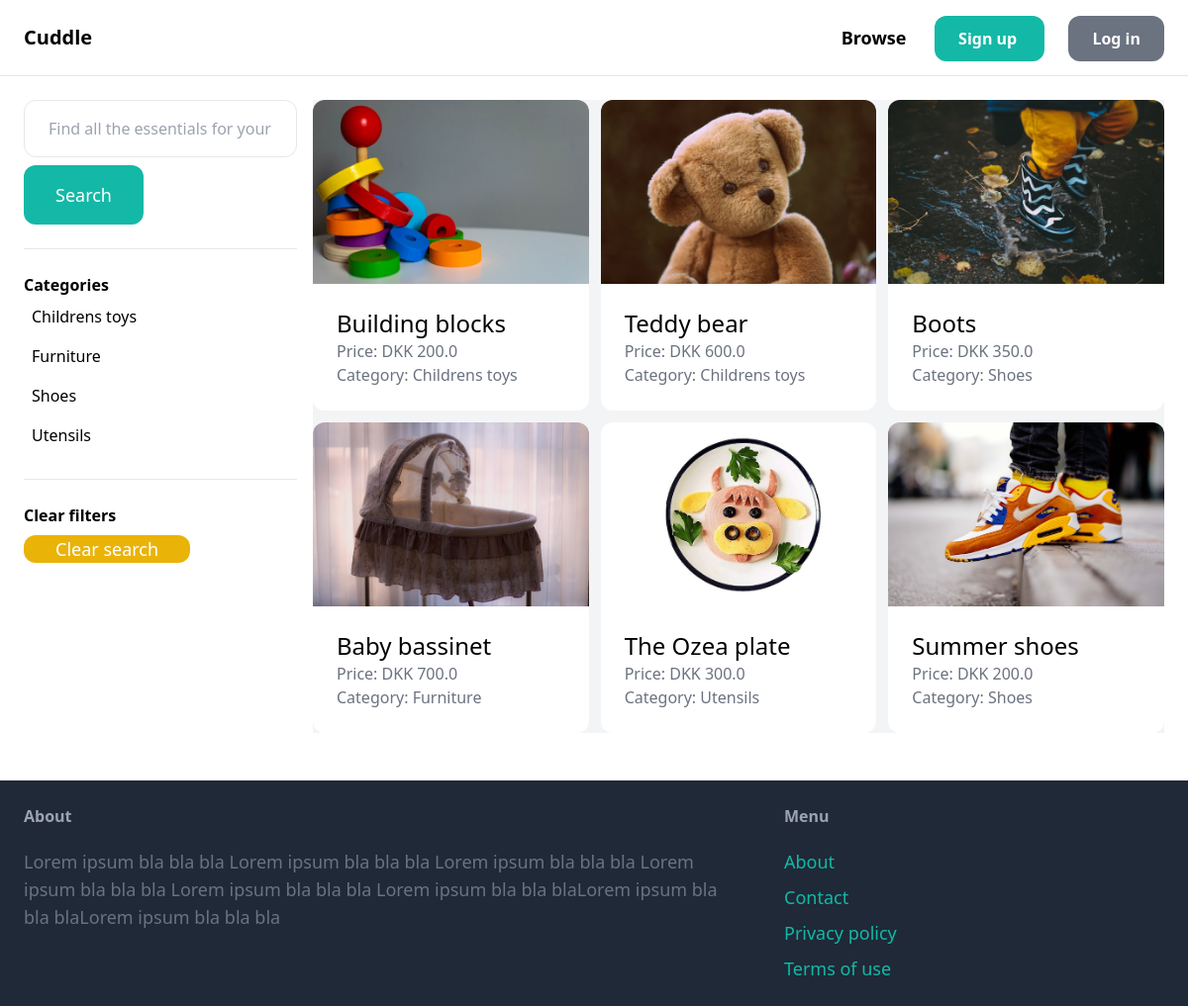
The app's page /items/ with its own data.
### item/models.py (models this page shows, shortened)
class Category(models.Model):
    name = models.CharField(max_length=255)
    class Meta:
        ordering = ('name',)
        verbose_name_plural = 'Categories'
    def __str__(self):
        return self.name

class item(models.Model):
    name = models.CharField(max_length=255)
    description = models.TextField(blank=True, null=True)
    price = models.FloatField()
    image = models.ImageField(upload_to='item_images',blank=True, null=True)
    is_sold = models.BooleanField(default=False)
    created_at = models.DateTimeField(auto_now_add=True)
    created_by = models.ForeignKey(User, related_name='items', on_delete=models.CASCADE)
    category = models.ForeignKey(Category, related_name='items', on_delete=models.CASCADE)

### item/views.py (the view)
# urls.py: path('items/', include('item.urls')),
def items(request):
     query = request.GET.get('query', '')
     category_id = request.GET.get('category', 0)
     items = item.objects.filter(is_sold=False)
     categories = Category.objects.all()
     if category_id:
          items = items.filter(category_id = category_id)
     if query:
          items = items.filter(Q( name__icontains = query)| Q(description__icontains = query))
     return render(request, 'items.html', {
          'items': items,
          'title': 'Browse Items',
          'query': query,
          'categories': categories,
          'category_id': int(category_id),
     })

### item/templates/items.html (shortened to what this page needs)
{% extends 'base.html' %}
{% block content %}
    <div class= "pb-6 grid grid-cols-4 gap-4">
        <div class = "col-span-1">
            <form method="get" action="{% url 'item:items' %}">
                <input name= "query" class="w-full py-4 px-6 border rounded-xl type="text" value= "{{ query }}" placeholder = "Find all the essentials for your baby">
                <button class = "mt-2 py-4 px-8 text-lg bg-teal-500 text-white rounded-xl"> Search </button>
            </form>
            <hr class = "my-6">
            <p class = "font-semibold "> Categories <p>
            <ul>
                {% for category in categories %}
                    <li class = "py-2 px-2 rounded-xl">
                            <a href="{% url 'item:items' %}?query={{ query }}&category= {{ category.id }}"> {{ category.name }} </a>
                    </li>
                {% endfor %}
            </ul>
            <hr class = "my-6">
            <p class = "font-semibold "> Clear filters <p>
            <ul>
                <li><a href= "{% url 'item:items' %}" class= "mt-2 oy-4 px-8 inline-block bg-yellow-500 text-lg rounded-xl text-white"> Clear search </a> </li>
            </ul>
        </div>
        <div class = "col-span-3">
            <div class="grid grid-cols-3 gap-3 bg-gray-100">
                {% for item in items %}
                    <div>
                        <a href="{% url 'item:detail' item.id %}">
                            <div>
                                <img src="{{ item.image.url }}" class="rounded-t-xl">
                            </div>
                            <div class="p-6 bg-white rounded-b-xl">
                                <h2 class="text-2xl"> {{ item.name }}</h2>
                                <p class="text-gray-500"> Price: DKK {{ item.price }}</p>
                                <p class="text-gray-500"> Category: {{ item.category }}</p>
                            </div>
                        </a>
                    </div>
                {% endfor %}
            </div>
        </div>
    </div>
{% endblock %}

### records on screen
Category: name "Childrens toys"
Category: name "Furniture"
Category: name "Shoes"
Category: name "Utensils"
item: image (picture), name "Building blocks", price "200.0", category "Childrens toys"
item: image (picture), name "Teddy bear", price "600.0", category "Childrens toys"
item: image (picture), name "Boots", price "350.0", category "Shoes"
item: image (picture), name "Baby bassinet", price "700.0", category "Furniture"
item: image (picture), name "The Ozea plate", price "300.0", category "Utensils"
item: image (picture), name "Summer shoes", price "200.0", category "Shoes"
